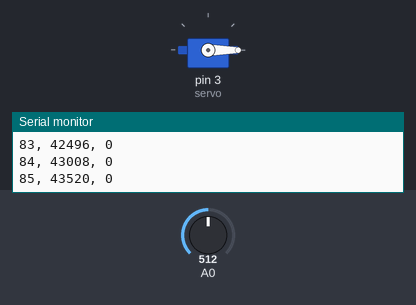
Recording of a sketch running on a simulated Arduino Uno, built with avr-gcc and run on an emulated ATmega328P. On the bench: servo, the last lines printed to the serial monitor. Inputs (shaded band) come from the test bench; at power-on: A0 = 512.

Above: at 1.2 s.
1.3 s: A0 set to 547
At 1.38 s:
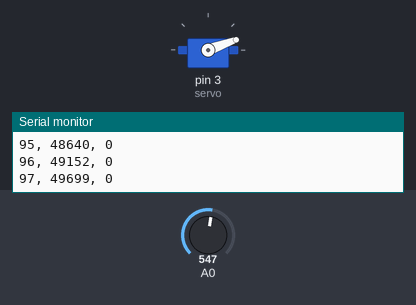
2.9 s: A0 set to 571
Timing chart, 0 to 5.9 s (numbered marks = the images above; inputs shaded):
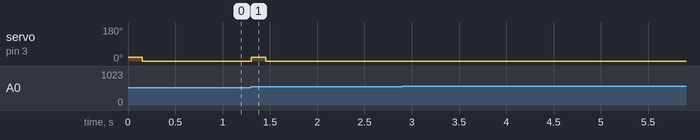

Measured:
- after the input at 1.3 s, servo on pin 3 (servo): 0° → 20° at once, → 0° 0.16 s later

The sketch:

simple_Analog_Signal.ino
```cpp
#include <Servo.h>
Servo servo;

const int interval = 150;

const int interval1 = 100;
int bgCheck = 0;

int maxVal;
int minVal;
int avgCheckCount;
int avgValue;
int sumValue;
int servoVal;
int timeCheck;
int backGroundLight = 0;
unsigned long prevMillis = 0;
unsigned long prevMillis1 = 0;

int ck1 = 0;
long ckSum = 0;
int ckAvg = 0;

void setup()
{
  Serial.begin(9600);
  servo.attach(3);
  servo.write(0);

  maxVal = 0;
  minVal = 1023;
  avgCheckCount = 0;
  avgValue = 0;
  sumValue = 0;
  timeCheck = 0;
}

void setAvg(int curVal)
{
  if (avgCheckCount < 10)
  {
    avgCheckCount += 1;
    sumValue += curVal;
  }
  else
  {
    // 사실 이 연산 전에 sumValue 와 avgValue 의 값이
    avgValue = sumValue / avgCheckCount;
    sumValue = 0;
    avgCheckCount = 0;
  }
}

void setBackGroundLight(int light)
{
  if(ck1 < 100)
  {
    ++ck1;
    ckSum += light;
  }
  else
  {
    ckAvg = (int)(ckSum / ck1);
    ckSum = 0;
    ck1 = 0;
  }
}

void loop()
{
  int light = analogRead(A0);
  unsigned long curMillis = millis();

  if (maxVal < light)
  {
    maxVal = light;
  }
  else if(minVal > light)
  {
    minVal = light;
  }

  //if (avgValue < minVal)
  {
    setAvg(light);
    setBackGroundLight(light);
  }

  // if (ckAvg > 300)
  // {
  //   if ((avgValue * 0.9) > light)
  //   {
  //     servoVal = 20;
  //   }
  // }
  // else if (ckAvg < 50)
  // {
  //   if ((maxVal * 0.8) < light)
  //   {
  //     servoVal = 20;
  //   }
  // }

  int temp = avgValue - light;
  if (temp < 0)
  {
    temp = temp * -1;
  }

  if (temp > 30)
  {
    servoVal = 20;
  }


  if (servoVal > 0 && timeCheck == 0)
  {
    prevMillis = millis();
    timeCheck = 1;
    servo.write(servoVal);
  }
  else if (timeCheck == 1)
  {
    // 여기서 부터 타임 쳌,해서 0.2초 후에 모터 제자리
    if (curMillis - prevMillis >= interval)
    {
      prevMillis = curMillis;
      timeCheck = 0;
      servoVal = 0;
      servo.write(servoVal);
    }
  }

  Serial.print(ck1);
  Serial.print(", ");
  Serial.print(ckSum);
  Serial.print(", ");
  Serial.println(ckAvg);
}
```
